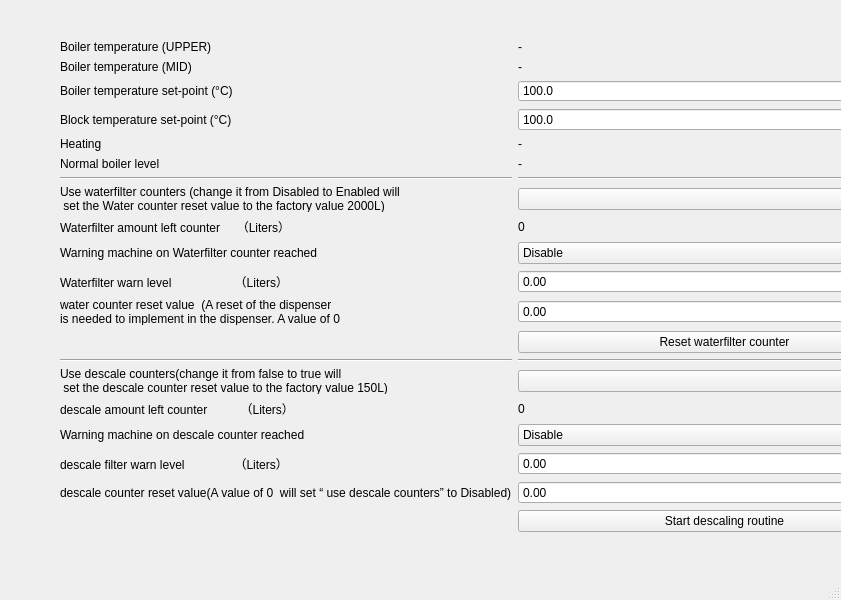
<?xml version="1.0" encoding="UTF-8"?>
<ui version="4.0">
 <class>WBSDWaterWindow</class>
 <widget class="QMainWindow" name="WBSDWaterWindow">
  <property name="geometry">
   <rect>
    <x>0</x>
    <y>0</y>
    <width>841</width>
    <height>600</height>
   </rect>
  </property>
  <property name="windowTitle">
   <string>Water system</string>
  </property>
  <widget class="QWidget" name="centralwidget">
   <widget class="QWidget" name="gridLayoutWidget">
    <property name="geometry">
     <rect>
      <x>20</x>
      <y>20</y>
      <width>951</width>
      <height>532</height>
     </rect>
    </property>
    <layout class="QGridLayout" name="gridLayout">
     <property name="topMargin">
      <number>20</number>
     </property>
     <property name="bottomMargin">
      <number>20</number>
     </property>
     <item row="15" column="2">
      <widget class="QComboBox" name="cboUseDescaleCounters"/>
     </item>
     <item row="7" column="2">
      <widget class="QComboBox" name="cboUseWaterFilterCounters"/>
     </item>
     <item row="16" column="2">
      <widget class="QLabel" name="lblDecalcCounter">
       <property name="enabled">
        <bool>true</bool>
       </property>
       <property name="text">
        <string>0</string>
       </property>
      </widget>
     </item>
     <item row="15" column="1">
      <widget class="QLabel" name="label_14">
       <property name="text">
        <string>Use descale counters(change it from false to true will  
 set the descale counter reset value to the factory value 150L)</string>
       </property>
      </widget>
     </item>
     <item row="12" column="1">
      <widget class="QLabel" name="lblWaterFilter4">
       <property name="enabled">
        <bool>true</bool>
       </property>
       <property name="text">
        <string>water counter reset value  (A reset of the dispenser 
is needed to implement in the dispenser. A value of 0 
will set “ use waterfilter counters” to Disabled)</string>
       </property>
      </widget>
     </item>
     <item row="10" column="1">
      <widget class="QLabel" name="lblWaterFilter3">
       <property name="enabled">
        <bool>true</bool>
       </property>
       <property name="text">
        <string>Waterfilter warn level                   （Liters）  </string>
       </property>
      </widget>
     </item>
     <item row="0" column="2">
      <widget class="QLabel" name="boilerTempU">
       <property name="text">
        <string>-</string>
       </property>
      </widget>
     </item>
     <item row="13" column="1">
      <spacer name="horizontalSpacer">
       <property name="orientation">
        <enum>Qt::Horizontal</enum>
       </property>
       <property name="sizeType">
        <enum>QSizePolicy::Preferred</enum>
       </property>
       <property name="sizeHint" stdset="0">
        <size>
         <width>40</width>
         <height>20</height>
        </size>
       </property>
      </spacer>
     </item>
     <item row="0" column="1">
      <widget class="QLabel" name="label_2">
       <property name="text">
        <string>Boiler temperature (UPPER)</string>
       </property>
      </widget>
     </item>
     <item row="1" column="1">
      <widget class="QLabel" name="label">
       <property name="text">
        <string>Boiler temperature (MID)</string>
       </property>
      </widget>
     </item>
     <item row="26" column="2">
      <widget class="QPushButton" name="btnResetDecalc">
       <property name="enabled">
        <bool>true</bool>
       </property>
       <property name="text">
        <string>Start descaling routine</string>
       </property>
      </widget>
     </item>
     <item row="14" column="2">
      <widget class="Line" name="line_2">
       <property name="orientation">
        <enum>Qt::Horizontal</enum>
       </property>
      </widget>
     </item>
     <item row="2" column="2">
      <widget class="QDoubleSpinBox" name="topTemp">
       <property name="contextMenuPolicy">
        <enum>Qt::DefaultContextMenu</enum>
       </property>
       <property name="autoFillBackground">
        <bool>true</bool>
       </property>
       <property name="styleSheet">
        <string notr="true">gridline-color: rgb(0, 0, 0);</string>
       </property>
       <property name="buttonSymbols">
        <enum>QAbstractSpinBox::UpDownArrows</enum>
       </property>
       <property name="decimals">
        <number>1</number>
       </property>
       <property name="singleStep">
        <double>0.500000000000000</double>
       </property>
       <property name="value">
        <double>100.000000000000000</double>
       </property>
      </widget>
     </item>
     <item row="7" column="1">
      <widget class="QLabel" name="label_15">
       <property name="text">
        <string>Use waterfilter counters (change it from Disabled to Enabled will  
 set the Water counter reset value to the factory value 2000L)</string>
       </property>
      </widget>
     </item>
     <item row="13" column="2">
      <widget class="QPushButton" name="btnResetWaterfilter">
       <property name="enabled">
        <bool>true</bool>
       </property>
       <property name="text">
        <string>Reset waterfilter counter</string>
       </property>
      </widget>
     </item>
     <item row="2" column="1">
      <widget class="QLabel" name="label_3">
       <property name="text">
        <string>Boiler temperature set-point (°C)</string>
       </property>
      </widget>
     </item>
     <item row="19" column="1">
      <widget class="QLabel" name="lblDescaleFilter3">
       <property name="enabled">
        <bool>true</bool>
       </property>
       <property name="text">
        <string>descale filter warn level               （Liters）  </string>
       </property>
      </widget>
     </item>
     <item row="1" column="2">
      <widget class="QLabel" name="boilerTempM">
       <property name="text">
        <string>-</string>
       </property>
      </widget>
     </item>
     <item row="26" column="1">
      <spacer name="horizontalSpacer_2">
       <property name="orientation">
        <enum>Qt::Horizontal</enum>
       </property>
       <property name="sizeType">
        <enum>QSizePolicy::Preferred</enum>
       </property>
       <property name="sizeHint" stdset="0">
        <size>
         <width>40</width>
         <height>20</height>
        </size>
       </property>
      </spacer>
     </item>
     <item row="6" column="1">
      <widget class="Line" name="line_3">
       <property name="orientation">
        <enum>Qt::Horizontal</enum>
       </property>
      </widget>
     </item>
     <item row="6" column="2">
      <widget class="Line" name="line_4">
       <property name="orientation">
        <enum>Qt::Horizontal</enum>
       </property>
      </widget>
     </item>
     <item row="10" column="3">
      <spacer name="horizontalSpacer_4">
       <property name="orientation">
        <enum>Qt::Horizontal</enum>
       </property>
       <property name="sizeType">
        <enum>QSizePolicy::Fixed</enum>
       </property>
       <property name="sizeHint" stdset="0">
        <size>
         <width>40</width>
         <height>20</height>
        </size>
       </property>
      </spacer>
     </item>
     <item row="4" column="1">
      <widget class="QLabel" name="label_5">
       <property name="text">
        <string>Heating</string>
       </property>
      </widget>
     </item>
     <item row="5" column="1">
      <widget class="QLabel" name="label_6">
       <property name="text">
        <string>Normal boiler level</string>
       </property>
      </widget>
     </item>
     <item row="9" column="1">
      <widget class="QLabel" name="lblWaterFilter2">
       <property name="enabled">
        <bool>true</bool>
       </property>
       <property name="text">
        <string>Warning machine on Waterfilter counter reached</string>
       </property>
      </widget>
     </item>
     <item row="5" column="2">
      <widget class="QLabel" name="levelState">
       <property name="text">
        <string>-</string>
       </property>
      </widget>
     </item>
     <item row="8" column="1">
      <widget class="QLabel" name="lblWaterFilter1">
       <property name="text">
        <string>Waterfilter amount left counter     （Liters）</string>
       </property>
      </widget>
     </item>
     <item row="8" column="2">
      <widget class="QLabel" name="lblWaterFilterCounter">
       <property name="text">
        <string>0</string>
       </property>
      </widget>
     </item>
     <item row="20" column="1">
      <widget class="QLabel" name="lblDescaleFilter4">
       <property name="enabled">
        <bool>true</bool>
       </property>
       <property name="text">
        <string>descale counter reset value(A value of 0  will set “ use descale counters” to Disabled)</string>
       </property>
      </widget>
     </item>
     <item row="14" column="1">
      <widget class="Line" name="line">
       <property name="orientation">
        <enum>Qt::Horizontal</enum>
       </property>
      </widget>
     </item>
     <item row="3" column="2">
      <widget class="QDoubleSpinBox" name="blockTemp">
       <property name="decimals">
        <number>1</number>
       </property>
       <property name="singleStep">
        <double>0.500000000000000</double>
       </property>
       <property name="value">
        <double>100.000000000000000</double>
       </property>
      </widget>
     </item>
     <item row="3" column="1">
      <widget class="QLabel" name="label_4">
       <property name="text">
        <string>Block temperature set-point (°C)</string>
       </property>
      </widget>
     </item>
     <item row="16" column="1">
      <widget class="QLabel" name="lblDescaleFilter1">
       <property name="enabled">
        <bool>true</bool>
       </property>
       <property name="text">
        <string>descale amount left counter          （Liters）  </string>
       </property>
      </widget>
     </item>
     <item row="17" column="2">
      <widget class="QComboBox" name="cboBlockOnDecalc">
       <property name="enabled">
        <bool>true</bool>
       </property>
       <property name="editable">
        <bool>false</bool>
       </property>
       <item>
        <property name="text">
         <string>Disable</string>
        </property>
       </item>
      </widget>
     </item>
     <item row="4" column="2">
      <widget class="QLabel" name="heatingState">
       <property name="text">
        <string>-</string>
       </property>
      </widget>
     </item>
     <item row="10" column="0">
      <spacer name="horizontalSpacer_3">
       <property name="orientation">
        <enum>Qt::Horizontal</enum>
       </property>
       <property name="sizeType">
        <enum>QSizePolicy::Fixed</enum>
       </property>
       <property name="sizeHint" stdset="0">
        <size>
         <width>40</width>
         <height>20</height>
        </size>
       </property>
      </spacer>
     </item>
     <item row="9" column="2">
      <widget class="QComboBox" name="cboBlockOnFilter">
       <property name="enabled">
        <bool>true</bool>
       </property>
       <property name="editable">
        <bool>false</bool>
       </property>
       <item>
        <property name="text">
         <string>Disable</string>
        </property>
       </item>
      </widget>
     </item>
     <item row="17" column="1">
      <widget class="QLabel" name="lblDescaleFilter2">
       <property name="enabled">
        <bool>true</bool>
       </property>
       <property name="text">
        <string>Warning machine on descale counter reached</string>
       </property>
      </widget>
     </item>
     <item row="12" column="2">
      <widget class="QDoubleSpinBox" name="spiFilterResetVal">
       <property name="maximum">
        <double>9999999.000000000000000</double>
       </property>
      </widget>
     </item>
     <item row="20" column="2">
      <widget class="QDoubleSpinBox" name="spiDecalcResetVal">
       <property name="maximum">
        <double>99999.000000000000000</double>
       </property>
      </widget>
     </item>
     <item row="19" column="2">
      <widget class="QDoubleSpinBox" name="spiDecalcWarn"/>
     </item>
     <item row="10" column="2">
      <widget class="QDoubleSpinBox" name="spiFilterWarn"/>
     </item>
    </layout>
   </widget>
  </widget>
  <widget class="QMenuBar" name="menubar">
   <property name="geometry">
    <rect>
     <x>0</x>
     <y>0</y>
     <width>841</width>
     <height>21</height>
    </rect>
   </property>
  </widget>
  <widget class="QStatusBar" name="statusbar"/>
 </widget>
 <tabstops>
  <tabstop>topTemp</tabstop>
  <tabstop>blockTemp</tabstop>
  <tabstop>cboUseWaterFilterCounters</tabstop>
  <tabstop>cboBlockOnFilter</tabstop>
  <tabstop>btnResetWaterfilter</tabstop>
  <tabstop>cboUseDescaleCounters</tabstop>
  <tabstop>cboBlockOnDecalc</tabstop>
  <tabstop>btnResetDecalc</tabstop>
 </tabstops>
 <resources/>
 <connections/>
</ui>
